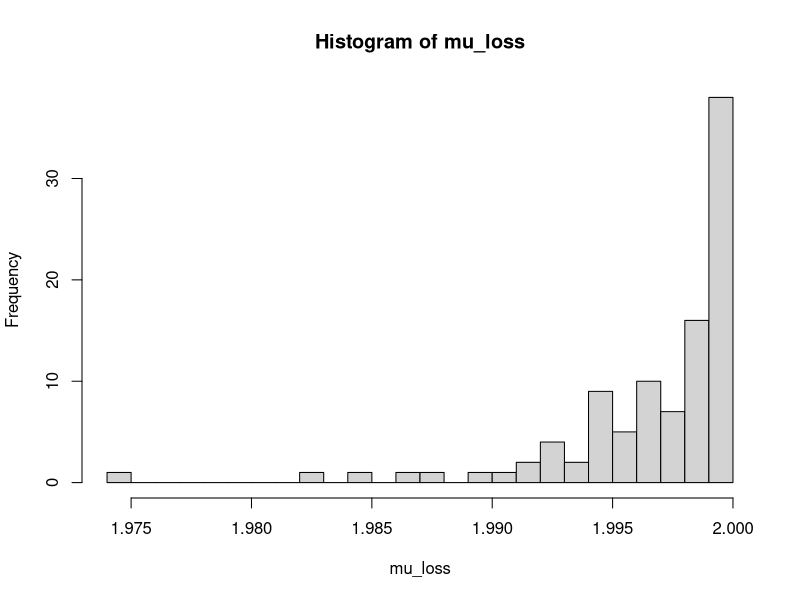

Recreate this plot in R.
### Simulations for factor model for spherical time series

library(Matrix)

Exp_sphere = function (x, mu) {
  # x: an (m by d) matrix or a vector on the tangent space
  # mu: an d-dimensional vector of the reference point
  # tanget space --> sphere
  
  if (is.matrix(x)) {
    x_norm = sqrt(rowSums(x^2))
    std_x = x / x_norm
    res = outer(cos(x_norm), mu) + sin(x_norm) * std_x
    
    res = res / sqrt(rowSums(res^2)) # normalize again to avoid numerical instability
  } else {
    x_norm = sqrt(sum(x^2))
    res = cos(x_norm) * mu + sin(x_norm) * x / x_norm
    
    res = res / sqrt(sum(res^2))
  }
  
  return (res)
}

Log_sphere = function (x, mu) {
  # x: an (m by d) matrix or a vector on the sphere
  # mu: an d-dimensional vector of the reference point
  # sphere --> tangent space
  
  if (is.matrix(x)) {
    w = x - matrix(mu, nrow = nrow(x), ncol = ncol(x), byrow = T)
    Proj = w - outer(c(w %*% mu), mu)
    Proj = Proj / sqrt(rowSums(Proj^2))
    
    res = acos(c(x %*% mu)) * Proj
    if (any(rowSums(abs(w)) == 0)) {
      res[which(rowSums(abs(w)) == 0),] = 0
    }
    
  } else {
    w = x - mu
    Proj = w - mu * c(t(mu) %*% w)
    
    if (sum(abs(w)) == 0) {
      res = rep(0, length(mu))
    } else {
      res = acos(c(x %*% mu)) * Proj / sqrt(sum(Proj^2))
    }
  }
  
  return (res)
}

LYB_fm = function (x, r, h, demean = TRUE) {
  # x: (n by d) observation matrix
  # r: number of factors
  # h: number of lags to use
  # Estimate the factor model of Lam, Yao, and Bathia
  
  if (demean) {
    x = t(t(x) - colMeans(x))
  }
  
  # Compute the auxiliary positive definite matrix
  pd = 0
  H = h + 1
  n = nrow(x)
  for (i in 1:h) {
    temp = t(x[H:n,]) %*% x[(H - i):(n - i),] / n
    pd = pd + temp %*% t(temp)
  }
  
  # Eigenanalysis
  Evec = eigen(pd)$vectors
  V = Evec[,1:r] # (d by r)
  
  # Extract factors and residuals
  f_hat = t(t(V) %*% t(x)) # (n by r)
  e_hat = x - f_hat %*% t(V)
  
  return (list("V" = V, "f_hat" = f_hat, "e_hat" = e_hat, 
               "fitted.val" = f_hat %*% t(V)))
}

perp_proj = function (x, mu) {
  # x: d-dimensional vector
  # mu: d-dimensional vector
  # Projects x to the perpendicular subspace of mu
  
  res = mu * c(t(mu) %*% x) / (norm(mu, type = "2")^2)
  res = x - res
  
  return (res)
}

dta_gen = function (n, ds, r, b1 = 0.1, b2 = 0.1, spec = 1) {
  # n: sample size
  # ds: a vector of the dimensions of the ambient Euclidean spaces for each spherical
  #     component
  # r: number of (true) factors
  # Generate synthetic data
  
  if (spec == 1) {
    m = length(ds)
    
    # generate reference points
    mus = vector("list", length = m)
    for (i in 1:m) {
      temp = rnorm(ds[i])
      mus[[i]] = temp / norm(temp, type = "2")
    }
    
    # generate latent factor processes
    Fs = matrix(0, nrow = r, ncol = n + 100)
    for (t in 2:(n + 100)) {
      Fs[,t] = 0.9 * Fs[,t - 1] + runif(r, min = -b1, max = b1)
    }
    Fs = Fs[,-c(1:100)] # r by n
    
    # generate factor loadings
    A = matrix(runif((sum(ds) - m) * r, min = -2, max = 2), nrow = sum(ds) - m, ncol = r)
    # A is (d1 + d2 + ... + dm - m) by r
    
    # generate latent observations (embeded in the ambient space)
    Z = matrix(NA, nrow = n, ncol = sum(ds))
    Vs = vector("list", length = m)
    for (j in 1:m) {
      Vs[[j]] = svd(mus[[j]], nu = ds[j], nv = ds[j])$u[,-1] # Coordinate system
    }
    V = bdiag(Vs) # (d1 + ... + dm) by (d1 + ... + dm - m)
    
    A_tilde = as.matrix(V %*% A)
    for (t in 1:n) {
      Z[t,] = A_tilde %*% c(Fs[,t])
    }
    
    # generate observations
    X = matrix(NA, nrow = n, ncol = sum(ds))
    for (j in 1:m) {
      if (j == 1) {
        lower_idx = 0
      } else {
        lower_idx = sum(ds[1:(j - 1)])
      }
      idx_range = (lower_idx + 1):(lower_idx + ds[j])
      temp = Exp_sphere(Z[,idx_range], mus[[j]]) # n by dj
      for (t in 1:n) {
        X[t,idx_range] = Exp_sphere(perp_proj(temp[t,] + runif(ds[j], min = -b2, max = b2), 
                                              temp[t,]), 
                                    temp[t,])
      }
    }
  }
  
  return (list("X" = X, "A_tilde" = A_tilde, "A" = A, "Fs" = Fs, "Z" = Z, "mus" = mus))
}

mean_on_sphere = function (x, tau = 0.05, tol = 1e-8, max.iter = 1000) {
  # x: (n by d) matrix of data
  # tau: stepsize
  # estimate intrinsic mean on the sphere
  
  mu = x[1,]
  for (i in 1:max.iter) {
    grad = -colMeans(Log_sphere(x, mu))
    mu_new = Exp_sphere(tau * grad, mu)
    
    cat(mu_new, "\n")
    if (norm(mu_new - mu, "2") < tol) {
      mu = mu_new
      break
    } else {
      mu = mu_new
    }
  }
  
  return (mu)
}

subspace_loss = function (A_hat , A) {
  
  Q1 = qr.Q(qr(A))
  Q2 = qr.Q(qr(A_hat))
  
  if (ncol(Q1) != ncol(Q2)) {
    stop("subspace_loss: Q1 and Q2 is of different dimensions")
  }
  q = ncol(Q1)
  temp = 1 - (1 / q) * sum(diag(Q1 %*% t(Q1) %*% Q2 %*% t(Q2)))
  
  return (sqrt(temp))
}

simulation = function (n, ds, r, sd1, sd2, spec) {
  dta = dta_gen (n, ds, r, sd1, sd2, spec)
  
  m = length(ds)
  mu_hat = vector("list", length = m)
  trans_x = matrix(NA, nrow = n, ncol = sum(ds))
  trans_x_oracle = matrix(NA, nrow = n, ncol = sum(ds))
  for (j in 1:m) {
    lower_idx = ifelse(j == 1, 0, sum(ds[1:(j - 1)]))
    idx_range = (lower_idx + 1):(lower_idx + ds[j])
    mu_hat[[j]] = mean_on_sphere(dta$X[,idx_range])
    trans_x[,idx_range] = Log_sphere(dta$X[,idx_range], mu_hat[[j]])
    trans_x_oracle[,idx_range] = Log_sphere(dta$X[,idx_range], dta$mus[[j]])
  }
  
  # Quality of mu estimate
  mu_loss = rep(NA, m)
  for (j in 1:m) {
    mu_loss[j] = norm(mu_hat[[j]] - dta$mu[[j]], "2") # acos(c(mu_hat[[j]] %*% dta$mu[[j]]))
  }
  
  # joint modeling
  model = LYB_fm(trans_x, r, floor(sum(ds)^(1/3)))
  loss1 = subspace_loss(model$V, dta$A_tilde)
  RSS1 = (norm(trans_x_oracle - model$fitted.val, "2")^2) / n
  
  # separate modeling
  RSS2 = 0
  for (j in 1:m) {
    lower_idx = ifelse(j == 1, 0, sum(ds[1:(j - 1)]))
    idx_range = (lower_idx + 1):(lower_idx + ds[j])
    model = LYB_fm(trans_x[,idx_range], r, floor(sum(ds)^(1/3)))
    RSS2 = RSS2 + (norm(trans_x_oracle[,idx_range] - model$fitted.val, "2")^2) / n
  }
  
  return (list("subspace_loss" = loss1, "RSS1" = RSS1, "RSS2" = RSS2,
               "mu_loss" = mu_loss, "dta" = dta, "mu_hat" = mu_hat))
}

# Simulation
max.sim = 100
n = 300
ds = c(3)
r = 3
snr = 0.8
sd1 = 5 * snr * pi / (20 * r * sqrt(max(ds)))
sd2 = 0.001 * (1 - snr) * pi / (20 * r * sqrt(max(ds)))
spec = 1

A_loss = rep(0, max.sim)
RSS1 = rep(0, max.sim)
RSS2 = rep(0, max.sim)
mu_loss = rep(0, max.sim)

for (sim in 1:max.sim) {
  res = simulation(n, ds, r, sd1, sd2, spec)
  
  A_loss[sim] = res$subspace_loss
  RSS1[sim] = res$RSS1
  RSS2[sim] = res$RSS2
  mu_loss[sim] = mean(res$mu_loss)
  
  cat("iteration", sim, "\n")
}

mean(A_loss); sd(A_loss)
mean(RSS1); sd(RSS1)
mean(RSS2); sd(RSS2)
mean(mu_loss); sd(mu_loss)

hist(mu_loss, breaks = 30)












 


